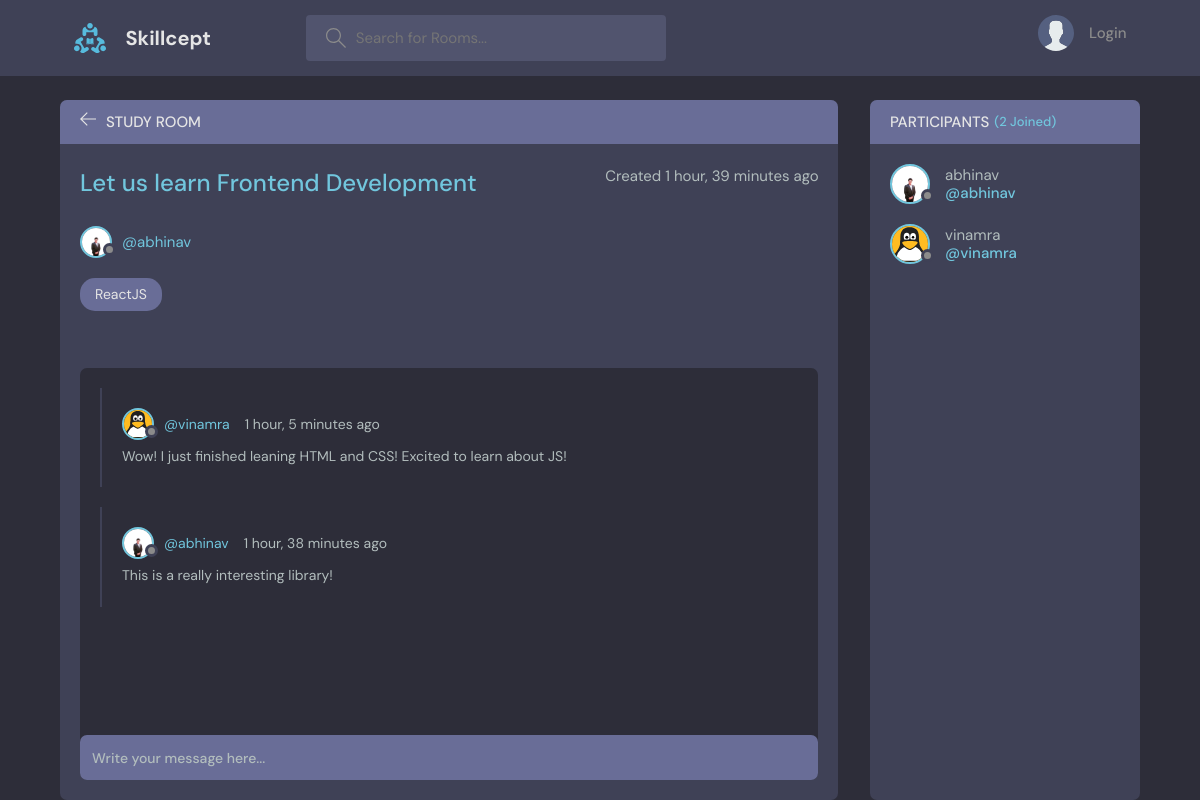
The page /room/1/ on the database its author committed.
### base/models.py (models this page shows, shortened)
class Room(models.Model):
    host = models.ForeignKey(User, null=True, on_delete=models.SET_NULL)
    topic = models.ForeignKey(Topic, null=True, on_delete=models.SET_NULL)
    name = models.CharField(max_length=200)
    description = models.TextField(null=True, blank=True)
    participants = models.ManyToManyField(User, related_name='participants', blank=True)
    updated = models.DateTimeField(auto_now=True)
    created = models.DateTimeField(auto_now_add=True)
    class Meta:
        ordering = ['-updated', '-created']

class User(AbstractUser):
    name = models.CharField(max_length=200, null=True)
    email = models.EmailField(null=True, unique=True)
    bio = models.TextField(null=True)
    avatar = models.ImageField(null=True, default='nophoto.svg')
    USERNAME_FIELD = 'email'
    REQUIRED_FIELDS =  []

class Topic(models.Model):
    name = models.CharField(max_length=200)
    def __str__(self):
        return self.name

class Message(models.Model):
    user = models.ForeignKey(User, on_delete=models.CASCADE)
    room = models.ForeignKey(Room, on_delete=models.CASCADE)
    body = models.TextField()
    updated = models.DateTimeField(auto_now=True)
    created = models.DateTimeField(auto_now_add=True)
    class Meta:
        ordering = ['-updated', '-created']

### base/views.py (the view, shortened to what this page needs)
# urls.py: path('room/<str:pk>/', views.room, name='room'),
def room(request, pk):
    room = Room.objects.get(id=pk)
    room_messages = room.message_set.all()
    participants = room.participants.all()
    context = {'room': room, 'room_messages': room_messages, 'participants': participants}
    return render(request, 'base/room.html', context)

### base/templates/base/room.html (shortened to what this page needs)
{% extends 'main.html' %}
{% block content %}
    <main class="profile-page layout layout--2">
      <div class="container">
        <div class="room">
          <div class="room__top">
            <div class="room__topLeft">
              <a href="{% url 'home' %}">
                <svg version="1.1" xmlns="http://www.w3.org/2000/svg" width="32" height="32" viewBox="0 0 32 32">
                  <title>arrow-left</title>
                  <path
                    d="M13.723 2.286l-13.723 13.714 13.719 13.714 1.616-1.611-10.96-10.96h27.625v-2.286h-27.625l10.965-10.965-1.616-1.607z"
                  ></path>
                </svg>
              </a>
              <h3>Study Room</h3>
            </div>
          </div>
          <div class="room__box scroll">
            <div class="room__header scroll">
              <div class="room__info">
                <h3>{{room.name}}</h3>
                <span>Created {{room.created|timesince}} ago</span>
              </div>
              <div class="room__hosted">
                <br>
                <a href="{% url 'user-profile' room.host.id %}" class="room__author">
                  <div class="avatar avatar--small">
                    <img src="{{room.host.avatar.url}}" />
                  </div>
                  <span>@{{room.host.username}}</span>
                </a>
              </div>
              <span class="room__topics">{{room.topic}}</span>
            </div>
            <div class="room__conversation">
              <div class="threads scroll">
                {% for message in room_messages %}
                <div class="thread">
                  <div class="thread__top">
                    <div class="thread__author">
                      <a href="{% url 'user-profile' message.user.id %}" class="thread__authorInfo">
                        <div class="avatar avatar--small">
                          <img src="{{message.user.avatar.url}}" />
                        </div>
                        <span>@{{message.user.username}}</span>
                      </a>
                      <span class="thread__date">{{message.created|timesince}} ago</span>
                    </div>
                  </div>
                  <div class="thread__details">
                    {{message.body}}
                  </div>
                </div>
                {% endfor %}
              </div>
            </div>
          </div>
          <div class="room__message">
            <form action="" method="POST">
              <input name="body" placeholder="Write your message here..." />
            </form>
          </div>
        </div>
        <div class="participants">
          <h3 class="participants__top">Participants <span>({{participants.count}} Joined)</span></h3>
          <div class="participants__list scroll">
            {% for user in participants %}
              <a href="{% url 'user-profile' user.id %}" class="participant">
                <div class="avatar avatar--medium">
                  <img src="{{user.avatar.url}}" />
                </div>
                <p>
                  {{user.username}}
                  <span>@{{user.username}}</span>
                </p>
              </a>
            {% endfor %}
          </div>
        </div>
      </div>
    </main>
{% endblock %}

### rows shown on the page
Room: name "Let us learn Frontend Development", created "1 hour, 39 minutes", host.avatar (placeholder picture), host.username "abhinav", topic "ReactJS"
Message: user.avatar (placeholder picture), user.username "vinamra", created "1 hour, 5 minutes", body "Wow! I just finished leaning HTML and CSS! Excited to learn about JS!"
Message: user.avatar (placeholder picture), user.username "abhinav", created "1 hour, 38 minutes", body "This is a really interesting library!"
User: avatar (placeholder picture), username "abhinav"
User: avatar (placeholder picture), username "vinamra"

### other values the page prints
{{ participants.count }} "2"
